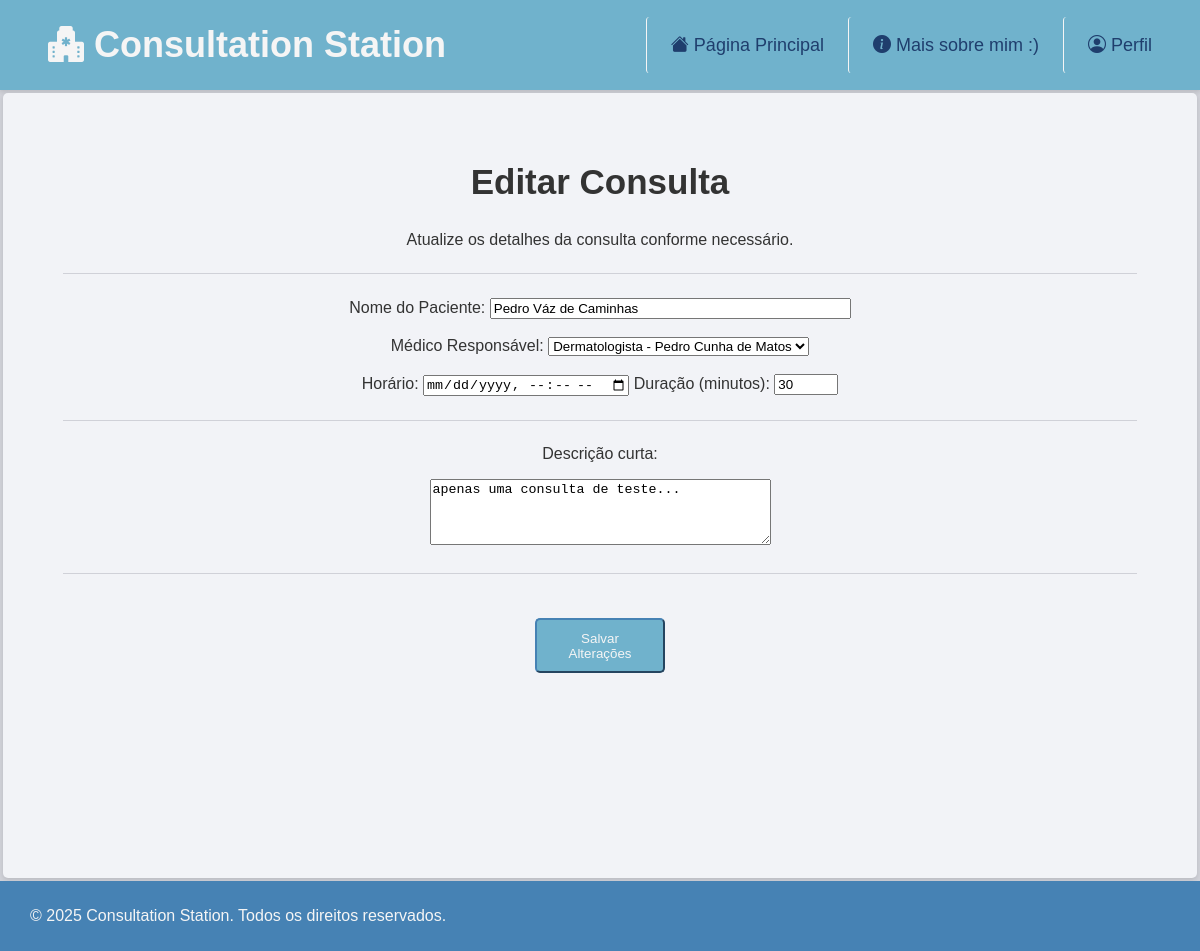
Page /consultations/edit/13/ (signed in) on the earlier database version.
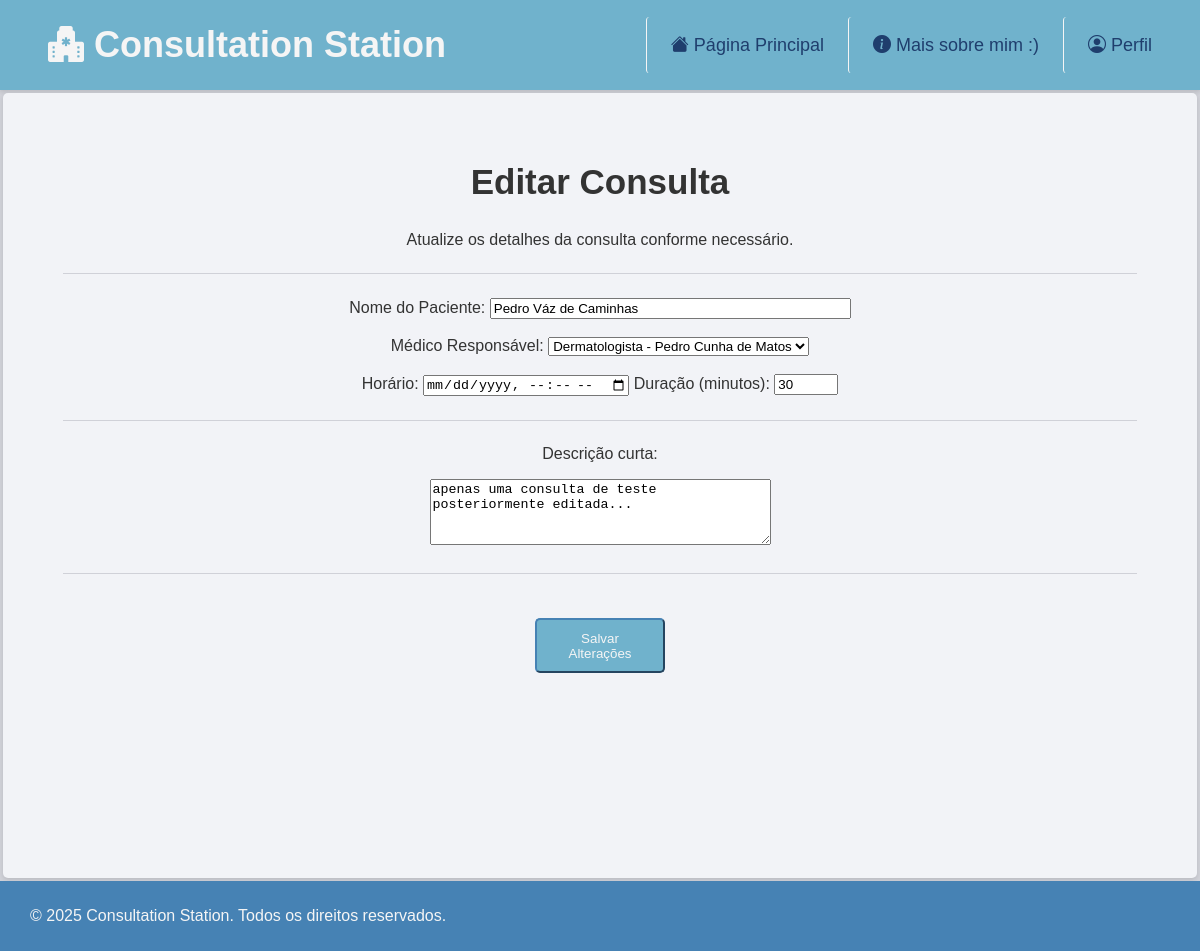
Same page on the later database version.
### consultations/models.py (models this page shows, shortened)
class Consultation(models.Model):
    patient_name = models.CharField(max_length=100, verbose_name="Paciente")
    user_account = models.ForeignKey(User, on_delete=models.CASCADE)
    doctor = models.ForeignKey(Doctor, on_delete=models.CASCADE, verbose_name="Médico Responsável")
    date = models.DateTimeField(verbose_name="Data da Consulta")
    description = models.TextField(max_length=200, verbose_name="Descrição da Consulta")
    duration = models.IntegerField(default=30)
    date_created = models.DateTimeField(auto_now_add=True, verbose_name="Data de Criação")
    class Meta:
        verbose_name = "Consulta"
        verbose_name_plural = "Consultas"
        ordering = ['-date']

### consultations/views.py (the view)
# urls.py: path('edit/<int:pk>/', views.editar_consulta, name='editar_consulta'),
def editar_consulta(request, pk):
    if not request.user.is_authenticated or not request.user.is_staff:
        return redirect('failure')
    consulta = get_object_or_404(Consultation, pk=pk)
    if request.method == "POST":
        form = ConsultationForm(request.POST, instance=consulta)
        if form.is_valid():
            consulta = form.save(commit=False)
            consulta.save()
            messages.success(request, "Consulta atualizada.")
            return redirect('detalhes_consulta', pk=consulta.pk)
    else:
        form = ConsultationForm(instance=consulta)
    return render(request, 'consultations/editar_consulta.html', {'form': form, 'consulta': consulta})

### consultations/forms.py
class ConsultationForm(forms.ModelForm):
    patient_name = forms.CharField(label="Nome do Paciente", max_length=100, widget=forms.TextInput(attrs={'size': 42}))
    date = forms.DateTimeField(label="Horário", widget=forms.DateTimeInput(attrs={'type': 'datetime-local'}))
    description = forms.CharField(label="", max_length=200, widget=forms.Textarea(attrs={'placeholder': 'Descreva o motivo da consulta', 'rows': 4}))
    duration = forms.IntegerField(label="Duração (minutos)", initial=30, min_value=30, max_value=120)
    class Meta:
        model = Consultation
        fields = ['patient_name', 'doctor', 'date', 'description', 'duration']

### doctors/models.py (called while the page is built)
    def __str__(self):
        return f"{self.specialty} - {self.name}"

### consultations/templates/consultations/editar_consulta.html (shortened to what this page needs)
{% extends 'base.html' %}
{% block main %}
<main class="main-center">
    <h2>Editar Consulta</h2>
    <p>Atualize os detalhes da consulta conforme necessário.</p>
    <hr>
    <form method="post">
        {{ form.patient_name.label_tag }}
        {{ form.patient_name }}
        <br><br>
        {{ form.doctor.label_tag }}
        {{ form.doctor }}
        <br><br>
        {{ form.date.label_tag }}
        {{ form.date }}
        {{ form.duration.label_tag }}
        {{ form.duration }}
        <hr>
        <p>Descrição curta:</p>
        {{ form.description }}
        <hr>
        <button type="submit">Salvar Alterações</button>
    </form>
</main>
{% endblock %}

Differences in the rows shown:
changed Consultation "Pedro Váz de Caminhas": description "apenas uma consulta de teste..." → "apenas uma consulta de teste posteriormente editada..."
